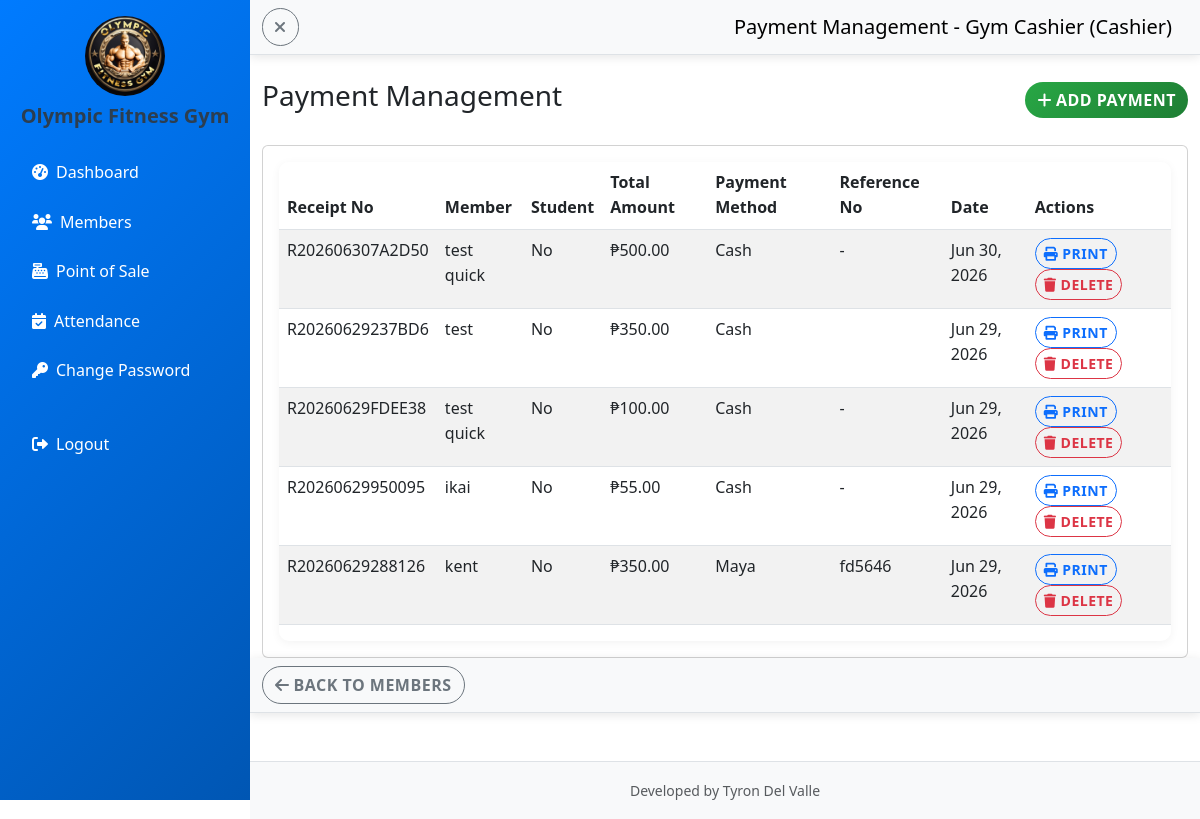
Page /cashier/payments.php (signed in) on the committed database.
### tables this page shows
CREATE TABLE `gym_settings` (
  `id` int(11) NOT NULL AUTO_INCREMENT,
  `gym_name` varchar(255) NOT NULL DEFAULT 'Gym Management System',
  `logo_path` varchar(255) NOT NULL DEFAULT 'gym logo.jpg',
  `background_path` varchar(255) NOT NULL DEFAULT 'gym background.jpg',
  `updated_at` timestamp NOT NULL DEFAULT current_timestamp() ON UPDATE current_timestamp(),
  `sidebar_theme` varchar(50) NOT NULL DEFAULT 'primary',
  `student_discount_enabled` tinyint(1) DEFAULT 1,
  `per_session_fee` decimal(10,2) DEFAULT 50.00,
  `half_month_fee` decimal(10,2) DEFAULT 300.00,
  `one_month_fee` decimal(10,2) DEFAULT 500.00,
  `two_months_fee` decimal(10,2) DEFAULT 900.00,
  `three_months_fee` decimal(10,2) DEFAULT 1300.00,
  `four_months_fee` decimal(10,2) DEFAULT 1700.00,
  `five_months_fee` decimal(10,2) DEFAULT 2100.00,
  `six_months_fee` decimal(10,2) DEFAULT 2500.00,
  `seven_months_fee` decimal(10,2) DEFAULT 2900.00,
  `eight_months_fee` decimal(10,2) DEFAULT 3300.00,
  `nine_months_fee` decimal(10,2) DEFAULT 3700.00,
  `ten_months_fee` decimal(10,2) DEFAULT 4100.00,
  `eleven_months_fee` decimal(10,2) DEFAULT 4500.00,
  `one_year_fee` decimal(10,2) DEFAULT 5000.00,
  `two_years_fee` decimal(10,2) DEFAULT 9000.00,
  `three_years_fee` decimal(10,2) DEFAULT 13000.00,
  PRIMARY KEY (`id`)
);

CREATE TABLE `payments` (
  `id` int(11) NOT NULL AUTO_INCREMENT,
  `member_id` int(11) NOT NULL,
  `amount` decimal(10,2) NOT NULL,
  `receipt_no` varchar(50) NOT NULL,
  `payment_method` varchar(50) DEFAULT NULL,
  `payment_date` datetime DEFAULT current_timestamp(),
  `notes` text DEFAULT NULL,
  `is_student_discount` tinyint(1) DEFAULT 0,
  `student_id` varchar(50) DEFAULT NULL,
  `discount_amount` decimal(10,2) DEFAULT 0.00,
  `reference_no` varchar(100) DEFAULT NULL,
  `created_by` int(11) DEFAULT NULL,
  PRIMARY KEY (`id`),
  UNIQUE KEY `receipt_no` (`receipt_no`),
  KEY `member_id` (`member_id`),
  KEY `fk_payments_created_by` (`created_by`),
  CONSTRAINT `fk_payments_created_by` FOREIGN KEY (`created_by`) REFERENCES `users` (`id`),
  CONSTRAINT `payments_ibfk_1` FOREIGN KEY (`member_id`) REFERENCES `members` (`id`) ON DELETE CASCADE
);

CREATE TABLE `members` (
  `id` int(11) NOT NULL AUTO_INCREMENT,
  `member_code` varchar(50) DEFAULT NULL,
  `fullname` varchar(100) NOT NULL,
  `email` varchar(100) DEFAULT NULL,
  `phone` varchar(20) DEFAULT NULL,
  `address` text DEFAULT NULL,
  `plan` varchar(50) DEFAULT NULL,
  `start_date` date DEFAULT NULL,
  `end_date` date DEFAULT NULL,
  `status` enum('ACTIVE','EXPIRED','SUSPENDED') DEFAULT 'ACTIVE',
  `is_student` tinyint(1) DEFAULT 0,
  `student_id` varchar(50) DEFAULT NULL,
  `created_at` timestamp NOT NULL DEFAULT current_timestamp(),
  `created_by` int(11) DEFAULT NULL,
  `qr_code` varchar(255) DEFAULT NULL,
  `qr_token` varchar(64) DEFAULT NULL,
  PRIMARY KEY (`id`),
  UNIQUE KEY `member_code` (`member_code`),
  UNIQUE KEY `qr_token` (`qr_token`),
  KEY `fk_members_created_by` (`created_by`),
  CONSTRAINT `fk_members_created_by` FOREIGN KEY (`created_by`) REFERENCES `users` (`id`)
);

### cashier/payments.php (the view, shortened to what this page needs)
    <?php
include "../config/db.php";
$user = $_SESSION['user'];
$settings = $conn->query("SELECT * FROM gym_settings WHERE id = 1")->fetch_assoc();
$student_discount_enabled = isset($settings['student_discount_enabled']) ? $settings['student_discount_enabled'] : true;
$payments = $conn->query("SELECT p.*, m.fullname, m.is_student, u.fullname as created_by_name FROM payments p JOIN members m ON p.member_id = m.id LEFT JOIN users u ON p.created_by = u.id ORDER BY p.payment_date DESC");
?>
<!DOCTYPE html>
<html lang="en">
<head>
    <link href="https://cdn.jsdelivr.net/npm/bootstrap@5.3.0/dist/css/bootstrap.min.css" rel="stylesheet">
    <link href="https://cdnjs.cloudflare.com/ajax/libs/font-awesome/6.0.0/css/all.min.css" rel="stylesheet">
    <link href="../assets/style.css" rel="stylesheet">
</head>
<body>
    <div class="d-flex">
        <nav id="sidebar" class="bg-<?php echo htmlspecialchars($settings['sidebar_theme']); ?> <?php echo ($settings['sidebar_theme'] == 'light') ? 'text-dark' : 'text-white'; ?> vh-100" style="width: 250px;">
            <div class="p-3">
                <div class="text-center mb-4">
                    <img src="../<?php echo htmlspecialchars($settings['logo_path']); ?>" alt="Gym Logo" class="rounded-circle mb-2" style="width: 80px; height: 80px;">
                    <h5 class="fw-bold"><?php echo htmlspecialchars($settings['gym_name']); ?></h5>
                </div>
                <ul class="nav flex-column">
                    <li class="nav-item mb-2">
                        <a class="nav-link <?php echo ($settings['sidebar_theme'] == 'light') ? 'text-dark' : 'text-white'; ?>" href="dashboard.php">
                            <i class="fas fa-tachometer-alt me-2"></i>Dashboard
                        </a>
                    </li>
                    <li class="nav-item mb-2">
                        <a class="nav-link <?php echo ($settings['sidebar_theme'] == 'light') ? 'text-dark' : 'text-white'; ?>" href="members.php">
                            <i class="fas fa-users me-2"></i>Members
                        </a>
                    </li>
                      <li class="nav-item mb-2">
                        <a class="nav-link <?php echo ($settings['sidebar_theme'] == 'light') ? 'text-dark' : 'text-white'; ?>" href="pos.php">
                            <i class="fas fa-cash-register me-2"></i>Point of Sale
                        </a>
                    </li>
                    <li class="nav-item mb-2">
                        <a class="nav-link <?php echo ($settings['sidebar_theme'] == 'light') ? 'text-dark' : 'text-white'; ?>" href="attendance.php">
                            <i class="fas fa-calendar-check me-2"></i>Attendance
                        </a>
                    </li>
                   <li class="nav-item mb-2">
                        <a class="nav-link <?php echo ($settings['sidebar_theme'] == 'light') ? 'text-dark' : 'text-white'; ?>" href="../change_password.php">
                            <i class="fas fa-key me-2"></i>Change Password
                        </a>
                    </li>
                    <li class="nav-item mt-4">
                        <a class="nav-link <?php echo ($settings['sidebar_theme'] == 'light') ? 'text-dark' : 'text-white'; ?>" href="../logout.php">
                            <i class="fas fa-sign-out-alt me-2"></i>Logout
                        </a>
                    </li>
                </ul>
            </div>
        </nav>
        <div class="flex-grow-1">
            <nav class="navbar navbar-light bg-light border-bottom">
                <div class="container-fluid">
                    <button class="btn btn-outline-secondary me-3" id="sidebarToggle">
                        <i class="fas fa-bars"></i>
                    </button>
                    <span class="navbar-brand mb-0 h1">Payment Management - <?php echo htmlspecialchars($user['fullname']); ?> (Cashier)</span>
                </div>
            </nav>
            <div class="container-fluid mt-4">
        <div class="row">
            <div class="col-12">
                <div class="d-flex justify-content-between align-items-center mb-4">
                    <h1 class="h3">Payment Management</h1>
                    <button class="btn btn-success" data-bs-toggle="modal" data-bs-target="#addPaymentModal">
                        <i class="fas fa-plus me-1"></i>Add Payment
                    </button>
                </div>
                <div class="card">
                    <div class="card-body">
                        <div class="table-responsive">
                            <table class="table table-striped">
                                <thead>
                                    <tr>
                                        <th>Receipt No</th>
                                        <th>Member</th>
                                        <?php if ($student_discount_enabled): ?>
                                        <th>Student</th>
                                        <?php endif; ?>
                                        <th>Total Amount</th>
                                        <th>Payment Method</th>
                                        <th>Reference No</th>
                                        <th>Date</th>
                                        <th>Actions</th>
                                    </tr>
                                </thead>
                                <tbody>
                                    <?php while ($payment = $payments->fetch_assoc()): ?>
                                    <tr>
                                        <td><?php echo htmlspecialchars($payment['receipt_no']); ?></td>
                                        <td><?php echo htmlspecialchars($payment['fullname']); ?></td>
                                        <?php if ($student_discount_enabled): ?>
                                        <td><?php if ($payment['is_student']): ?><span class="badge bg-info">Student</span><?php else: ?>No<?php endif; ?></td>
                                        <?php endif; ?>
                                        <td>₱<?php echo number_format($payment['amount'] - $payment['discount_amount'], 2); ?></td>
                                        <td><?php echo htmlspecialchars($payment['payment_method'] ?? 'Cash'); ?></td>
                                        <td><?php echo htmlspecialchars($payment['reference_no'] ?? '-'); ?></td>
                                        <td><?php echo date('M j, Y', strtotime($payment['payment_date'])); ?></td>
                                        <td>
                                            <a href="print_receipt.php?id=<?php echo $payment['id']; ?>" class="btn btn-sm btn-outline-primary" target="_blank">
                                                <i class="fas fa-print"></i> Print
                                            </a>
                                            <button class="btn btn-sm btn-outline-danger" onclick="deletePayment(<?php echo $payment['id']; ?>)">
                                                <i class="fas fa-trash"></i> Delete
                                            </button>
                                        </td>
                                    </tr>
                                    <?php endwhile; ?>
                                </tbody>
                            </table>
                        </div>
                    </div>
                </div>
            </div>
        </div>
    </div>
      <nav class="navbar navbar-light bg-light border-bottom">
                <div class="container-fluid">
                    <a href="members.php" class="btn btn-outline-secondary me-3">
                        <i class ="fas fa-arrow-left me-1"></i>Back to Members
                    </a>
            </nav>
    <footer class="bg-light text-center text-muted py-3 mt-5 border-top">
        <div class="container">
            <small>Developed by Tyron Del Valle</small>
        </div>
    </footer>
</body>
</html>

### assets/style.css (style rules this page uses)
.btn { transition: all 0.3s ease; border-radius: 25px; font-weight: 600; text-transform: uppercase; letter-spacing: 0.5px; position: relative; overflow: hidden; }
.btn::before { content: ''; position: absolute; top: 0; left: -100%; width: 100%; height: 100%; background: linear-gradient(90deg, transparent, rgba(255, 255, 255, 0.2), transparent); transition: left 0.5s; }
.btn-success { background: linear-gradient(135deg, #28a745, #1e7e34); border: none; }
.bg-primary { background: linear-gradient(135deg, #007bff, #0056b3) !important; }
body { animation: pageLoad 0.5s ease-out; }
.navbar { box-shadow: 0 2px 10px rgba(0, 0, 0, 0.1); }
body { font-family: 'Segoe UI', Tahoma, Geneva, Verdana, sans-serif; line-height: 1.6; }
h1, h2, h3, h4, h5, h6 { font-weight: 700; color: #2c3e50; }
.table-responsive { border-radius: 10px; overflow: hidden; box-shadow: 0 2px 10px rgba(0, 0, 0, 0.05); }
#sidebar { position: fixed; top: 0; left: 0; height: 100vh; width: 250px !important; transition: width 0.3s ease, transform 0.3s ease; z-index: 100; }
.flex-grow-1 { margin-left: 250px; transition: margin-left 0.3s ease; }

### rows in the picture
gym_settings: logo_path (picture), gym_name "Olympic Fitness Gym"
payments: receipt_no "R202606307A2D50", member.fullname "test quick", $payment['amount']-$payment['discount_amount'] "500.00", payment_method "Cash", reference_no "-", payment_date "Jun 30, 2026"
payments: receipt_no "R20260629237BD6", member.fullname "test", $payment['amount']-$payment['discount_amount'] "350.00", payment_method "Cash", payment_date "Jun 29, 2026"
payments: receipt_no "R20260629FDEE38", member.fullname "test quick", $payment['amount']-$payment['discount_amount'] "100.00", payment_method "Cash", reference_no "-", payment_date "Jun 29, 2026"
payments: receipt_no "R20260629950095", member.fullname "ikai", $payment['amount']-$payment['discount_amount'] "55.00", payment_method "Cash", reference_no "-", payment_date "Jun 29, 2026"
payments: receipt_no "R20260629288126", member.fullname "kent", $payment['amount']-$payment['discount_amount'] "350.00", payment_method "Maya", reference_no "fd5646", payment_date "Jun 29, 2026"

### other values in the picture
$user['fullname'] "Gym Cashier"
